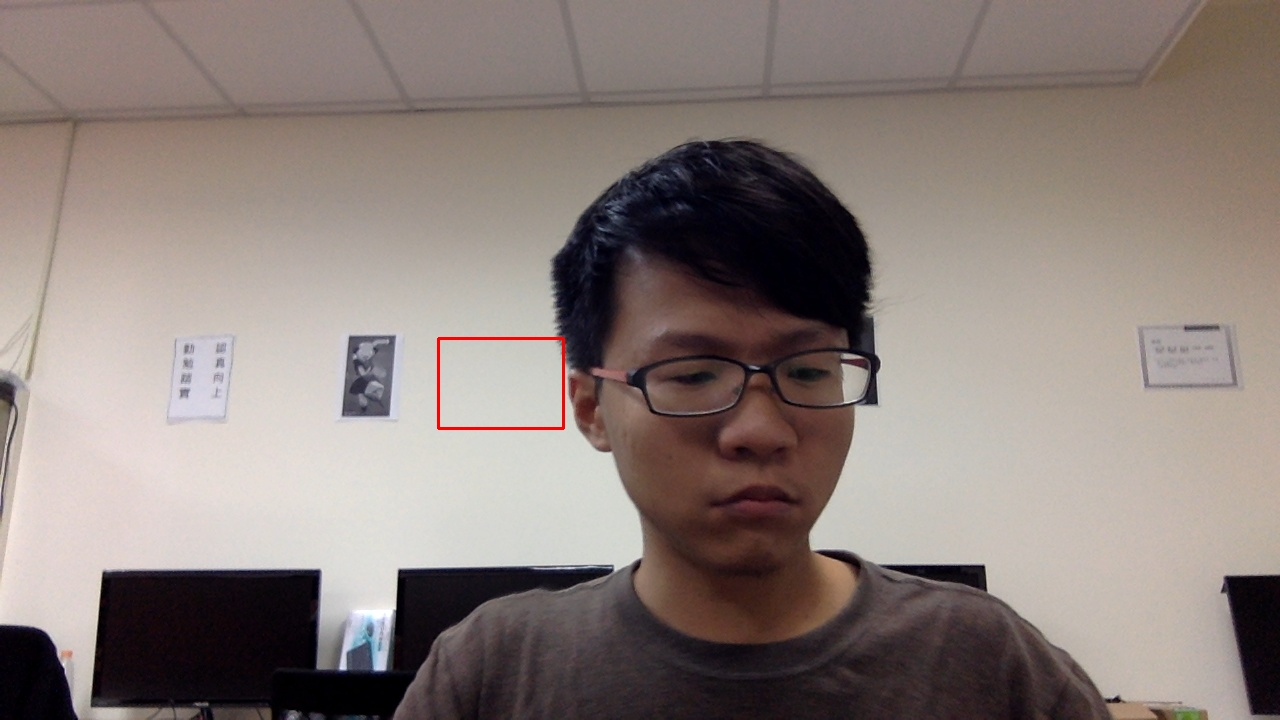
#> input picture %FF.jpg, 1280 x 720 px, given in place of the camera
$ python color_mask.py
#> lines starting #> are read from the running program, lines starting #| are printed output that depends on the picture; after the words box and inside, x2 and y2 are one past the last pixel; in counts of white or black regions, pixels touching at a corner belong together
import cv2
import numpy as np
import pdb
import time
cap = cv2.VideoCapture(0)

# setup initial location of window
y0,h0,x0,w0 = 250,180,400,250
track_window = (x0,y0,w0,h0)
#time.sleep(2)
'''
# wait until pressing 's', and take the first frame
while(1):
    i = cv2.waitKey(5) & 0xFF
    if i == 115: # 's' ascii
        break
'''
_, frame = cap.read()
#> frame is the input picture: shape (720, 1280, 3); mean B, G, R 122.9, 127.6, 139.5
block = frame[y0:y0+h0, x0:x0+w0]
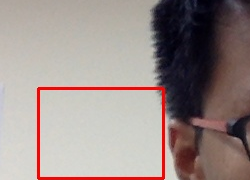
#> block: shape (180, 250, 3); mean B, G, R 137.8, 141.1, 154.9

# Convert BGR to HSV
hsv_block = cv2.cvtColor(block, cv2.COLOR_BGR2HSV)
#> hsv_block: shape (180, 250, 3); mean H, S, V 42.8, 48.5, 156.5

# define range of blue color in HSV
lb = np.array([110,100,100])
ub = np.array([130,255,255])

lr1 = np.array([170,150,100])
ur1 = np.array([179,255,255])
lr2 = np.array([0,150,100])
ur2 = np.array([10,255,255])

lg = np.array([50,50,50])
ug = np.array([70,255,255])

# Threshold the HSV image to get only desired colors
maskb = cv2.inRange(hsv_block, lb, ub)
#> maskb: shape (180, 250); every value is 0
maskr1 = cv2.inRange(hsv_block, lr1, ur1)
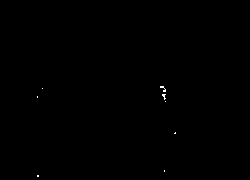
#> maskr1: shape (180, 250); 0.09% white in thin lines or dots, all inside (x1, y1, x2, y2) = (37, 86, 176, 177)
maskr2 = cv2.inRange(hsv_block, lr2, ur2)
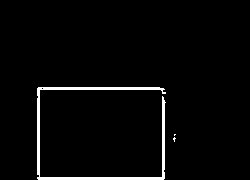
#> maskr2: shape (180, 250); 2.8% white; 3 white regions (2 under 20 px), largest, box (x1, y1, x2, y2) and area: (37, 87, 166, 180) 1261
mask_or = maskb | maskr1
blue_hist = cv2.calcHist([hsv_block],[0],maskb,[180],[0,180])
#> blue_hist = 180 values from 0 to 0
red_hist = cv2.calcHist([hsv_block],[0],maskr1,[180],[0,180])
#> red_hist = 180 values, max 31 at index 179, min 0 at index 0, mean 0.233
hist = cv2.calcHist([hsv_block],[0],mask_or,[180],[0,180])
#> hist has the same summary as red_hist
cv2.normalize(blue_hist,blue_hist,0,255,cv2.NORM_MINMAX)
cv2.normalize(red_hist,red_hist,0,255,cv2.NORM_MINMAX)
cv2.normalize(hist,hist,0,255,cv2.NORM_MINMAX)
cv2.imshow('mask_or',mask_or)

# Setup the termination criteria, either 10 iteration or move by atleast 1 pt
term_crit = ( cv2.TERM_CRITERIA_EPS | cv2.TERM_CRITERIA_COUNT, 10, 1 )

while(1):

    # Take each frame and counting distance
    ret , frame = cap.read()
    hsv = cv2.cvtColor(frame, cv2.COLOR_BGR2HSV)
#> hsv: shape (720, 1280, 3); mean H, S, V 40.6, 51.1, 140.3
    dst = cv2.calcBackProject([hsv],[0],hist,[0,180],1)
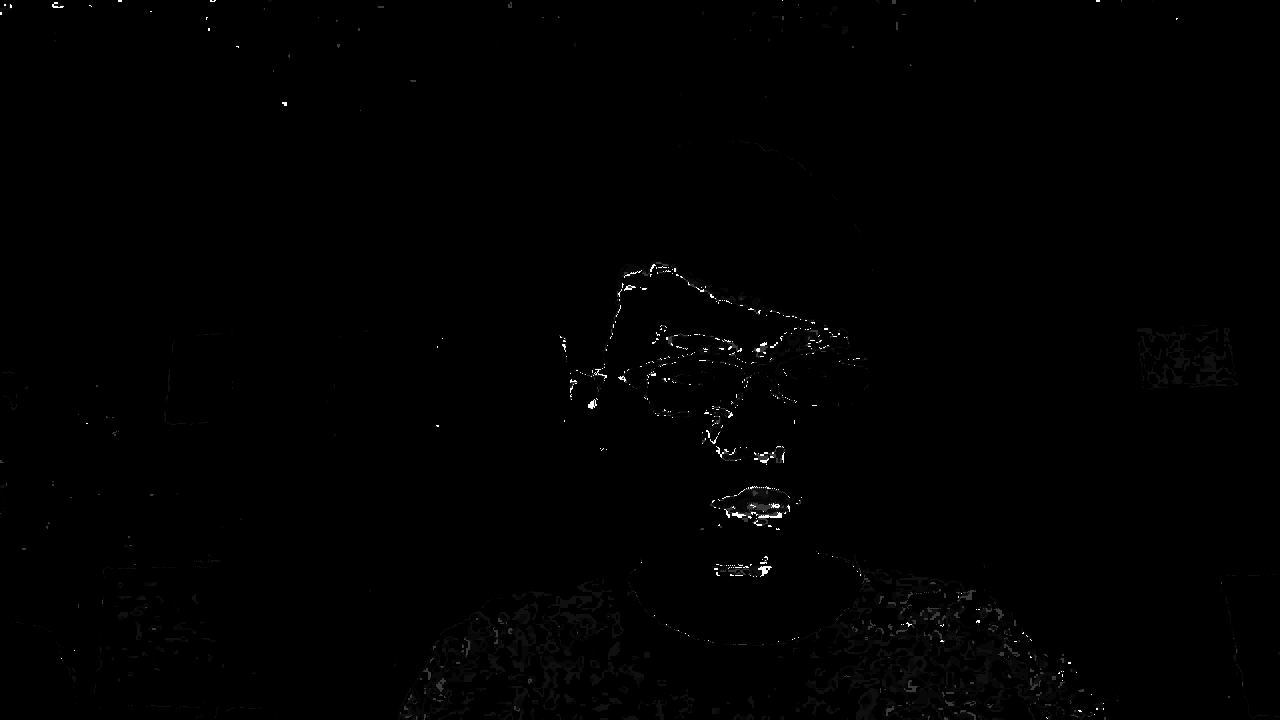
#> dst: shape (720, 1280); min 0, max 255, mean 1
    '''
    if maskb.sum() > maskr1.sum():
        dst = cv2.calcBackProject([hsv],[0],blue_hist,[0,180],1)
    else:
        dst = cv2.calcBackProject([hsv],[0],red_hist,[0,180],1)
    '''
    #pdb.set_trace()


    # apply meanshift to get the new location
    ret, track_window = cv2.meanShift(dst, track_window, term_crit)
#> ret = 5; track_window = (554, 257, 250, 180)

    # Draw it on image
    x,y,w,h = track_window
#> x = 554; y = 257; w = 250; h = 180
    cv2.rectangle(frame, (x,y), (x+w,y+h), (0,255,0),2)
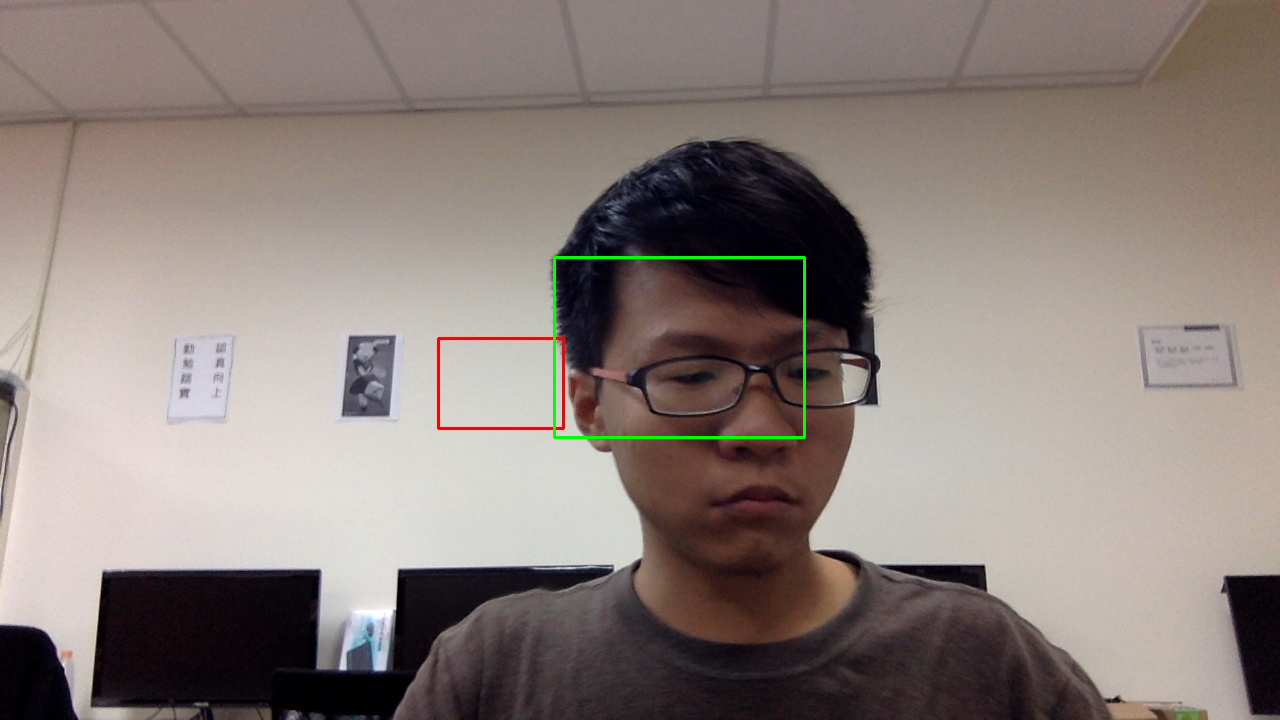
#> frame: shape (720, 1280, 3); 0.28% of pixels changed, all inside (x1, y1, x2, y2) = (553, 256, 806, 439)
    cv2.imshow('img2',frame)

    # Bitwise-AND mask and original image
#> (the run stopped early here; a loop or call above may not have finished)
